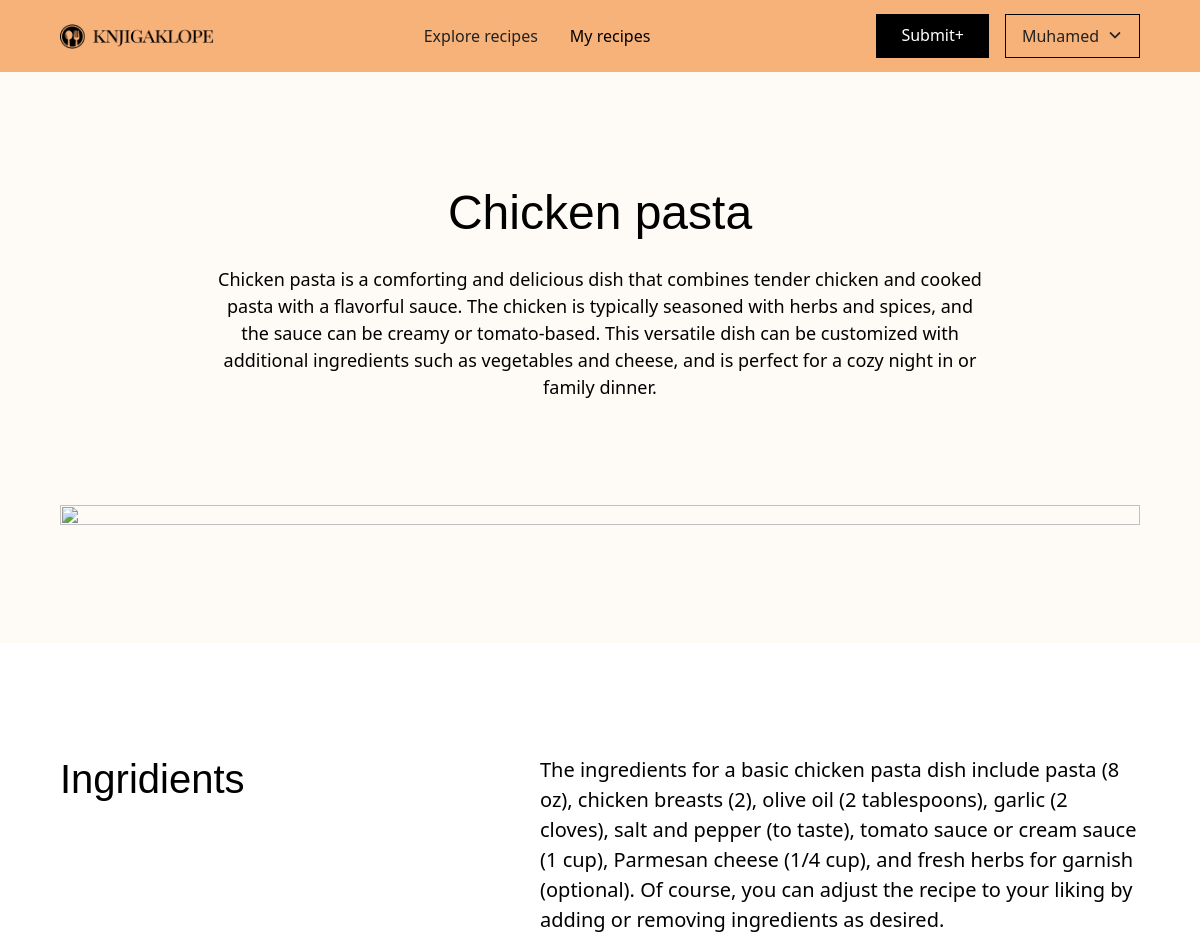
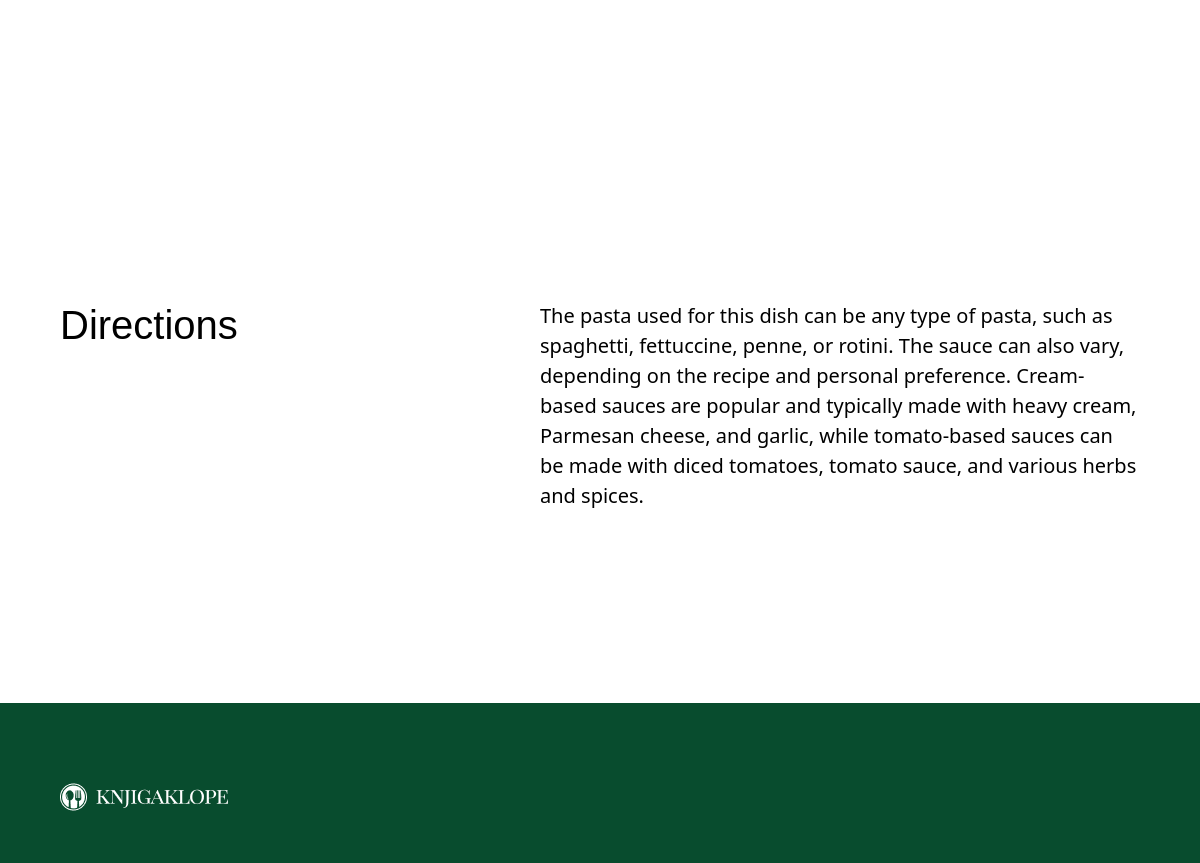
Page /myrec/0 (signed in) on the committed database (2 pictures, top to bottom).
### tables this page shows
CREATE TABLE users (
id INTEGER PRIMARY KEY AUTOINCREMENT NOT NULL,
firstname TEXT NOT NULL,
email TEXT NOT NULL,
hash TEXT NOT NULL
);

CREATE TABLE recipes (
id INTEGER PRIMARY KEY AUTOINCREMENT,
name TEXT,
image TEXT,
description TEXT,
ingridients TEXT,
instructions TEXT,
user_id INTEGER
);

### app.py (the view)
@app.route("/myrec/<int:num>")
@login_required
def myrec(num):
    user_id = int(session["user_id"])
    id = int(num) + 1
    myrec = db.execute("SELECT * FROM recipes WHERE id=? AND user_id=?", id, user_id)
    recipe = myrec[0]["name"]
    picture = myrec[0]["image"]
    description = myrec[0]["description"]
    ingridients = myrec[0]["ingridients"]
    instructions = myrec[0]["instructions"]
    name = db.execute("SELECT firstname FROM users WHERE id=?", user_id)
    return render_template("myrec.html", num=num, recipe = recipe, picture = picture, description = description, ingridents = ingridients, instructions=instructions, name=name[0]['firstname'])

### app.py (called while the page is built)
@app.after_request
def after_request(response):
    response.headers["Cache-Control"] = "no-cache, no-store, must-revalidate"
    response.headers["Expires"] = 0
    response.headers["Pragma"] = "no-cache"
    return response

### recipe.py (called while the page is built)
def login_required(f):
    @wraps(f)
    def decorated_function(*args, **kwargs):
        if session.get("user_id") is None:
            return redirect("/login")
        return f(*args, **kwargs)
    return decorated_function

### templates/myrec.html (shortened to what this page needs)
<!DOCTYPE html>
<html data-wf-page="641a32849b825844f6f56f45" data-wf-site="641a2dbdc4b110532f828ffa">
<head>
  <link rel="stylesheet" type="text/css" href="{{ url_for('static', filename='webflow.css') }}">
  <link rel="stylesheet" type="text/css" href="{{ url_for('static', filename='normalize.css') }}">
  <link rel="stylesheet" type="text/css" href="{{ url_for('static', filename='knjigaklope-food-recipes-for-you.webflow.css') }}">
</head>
<body>
  <div class="page-wrapper">
    <main class="main-wrapper">
      <div data-animation="default" class="navbar_component background-color-orange300 w-nav" data-easing2="ease" fs-scrolldisable-element="smart-nav" data-easing="ease" data-collapse="medium" data-w-id="dc037bfa-9358-5681-df61-be839983f810" role="banner" data-duration="400">
        <div class="navbar_container">
          <a href="/mydash" class="navbar_logo-link w-nav-brand"><img src="{{ url_for('static', filename='logodark.png') }}" loading="lazy" alt="" class="navbar_logo"></a>
          <nav role="navigation" id="w-node-dc037bfa-9358-5681-df61-be839983f814-f6f56f45" class="navbar_menu is-page-height-tablet w-nav-menu">
            <a href="/mydash" class="navbar_link w-nav-link">Explore recipes</a>
            <a href="/myrecipes" aria-current="page" class="navbar_link w-nav-link w--current">My recipes</a>
          </nav>
          <div id="w-node-dc037bfa-9358-5681-df61-be839983f81b-f6f56f45" class="navbar_button-wrapper">
            <a href="/submit" class="button is-navbar-button w-button">Submit+</a>
            <div data-hover="false" data-delay="200" data-w-id="dc037bfa-9358-5681-df61-be839983f81e" class="dropdown_component w-dropdown">
              <div class="dropdown_toggle w-dropdown-toggle">
                <div class="dropdown_dropdown-icon w-embed"></div>
                <div>{{ name }}</div>
              </div>
            </div>
          </div>
        </div>
      </div>
      <header class="section_portfolio-header-recipe background-color-orange25">
        <div class="padding-global">
          <div class="container-large">
            <div class="padding-section-large">
              <div class="portfolio-header-recipe_component">
                <div class="margin-bottom margin-xxlarge">
                  <div class="text-align-center">
                    <div class="max-width-large">
                      <div class="margin-bottom margin-small">
                        <h1 id="recipe-name" class="heading-style-h2">{{ recipe }}</h1>
                      </div>
                      <div id="recipe-description" class="text-size-medium">{{ description }}</div>
                    </div>
                  </div>
                </div>
                <div class="portfolio-header-recipe_image-wrapper"><img src="{{ picture }}" loading="lazy" id="recipe-image" alt="" class="portfolio-header-recipe_image"></div>
              </div>
            </div>
          </div>
        </div>
      </header>
      <section class="section_content">
        <div class="padding-global">
          <div class="container-large">
            <div class="padding-section-large">
              <div class="w-layout-grid content_component">
                <h2 class="heading-style-h3">Ingridients</h2>
                <div id="w-node-e048e854-5280-58ee-aa4f-bdfa473b8864-f6f56f45" class="content_content-right">
                  <div class="margin-bottom margin-xxlarge">
                    <p id="recipe-ingridients" class="text-size-large">{{ ingridents }}</p>
                  </div>
                </div>
              </div>
            </div>
          </div>
        </div>
      </section>
      <section class="section_content">
        <div class="padding-global">
          <div class="container-large">
            <div class="padding-section-large">
              <div class="w-layout-grid content_component">
                <h2 class="heading-style-h3">Directions</h2>
                <div id="w-node-_8fc87152-e14d-42f8-f457-4b9998b5db9d-f6f56f45" class="content_content-right">
                  <div class="margin-bottom margin-xxlarge">
                    <p id="recipe-ingridients" class="text-size-large">{{ instructions }}</p>
                  </div>
                </div>
              </div>
            </div>
          </div>
        </div>
      </section>
      <div class="footer_component background-color-black background-color-green900">
        <div class="padding-global">
          <div class="container-large">
            <div class="padding-vertical padding-xxlarge">
              <div class="padding-bottom">
                <a href="/mydash" id="w-node-_7cf1e188-2292-7d73-4b71-04550161a79b-f6f56f45" class="footer_logo-link w-nav-brand"><img src="{{ url_for('static', filename='logolight.png') }}" loading="lazy" alt=""></a>
              </div>
            </div>
          </div>
        </div>
      </div>
    </main>
  </div>
</body>
</html>

### static/webflow.css (style rules this page uses)
* { -webkit-box-sizing: border-box; -moz-box-sizing: border-box; box-sizing: border-box; }
html { height: 100%; }
body { margin: 0; min-height: 100%; background-color: #fff; font-family: Arial, sans-serif; font-size: 14px; line-height: 20px; color: #333; }
img { max-width: 100%; vertical-align: middle; display: inline-block; }
.w-button { display: inline-block; padding: 9px 15px; background-color: #3898EC; color: white; border: 0; line-height: inherit; text-decoration: none; cursor: pointer; border-radius: 0; }
h1, h2, h3, h4, h5, h6 { font-weight: bold; margin-bottom: 10px; }
h1 { font-size: 38px; line-height: 44px; margin-top: 20px; }
h2 { font-size: 32px; line-height: 36px; margin-top: 20px; }
p { margin-top: 0; margin-bottom: 10px; }
.w-embed:before, .w-embed:after { content: " "; display: table; grid-column-start: 1; grid-row-start: 1; grid-column-end: 2; grid-row-end: 2; }
.w-embed:after { clear: both; }
.w-dropdown { display: inline-block; position: relative; text-align: left; margin-left: auto; margin-right: auto; z-index: 900; }
.w-dropdown-btn, .w-dropdown-toggle, .w-dropdown-link { position: relative; vertical-align: top; text-decoration: none; color: #222222; padding: 20px; text-align: left; margin-left: auto; margin-right: auto; white-space: nowrap; }
.w-dropdown-toggle { -webkit-user-select: none; -moz-user-select: none; -ms-user-select: none; user-select: none; display: inline-block; cursor: pointer; padding-right: 40px; }
.w-nav { position: relative; background: #dddddd; z-index: 1000; }
.w-nav:before, .w-nav:after { content: " "; display: table; grid-column-start: 1; grid-row-start: 1; grid-column-end: 2; grid-row-end: 2; }
.w-nav:after { clear: both; }
.w-nav-brand { position: relative; float: left; text-decoration: none; color: #333333; }
.w-nav-link { position: relative; display: inline-block; vertical-align: top; text-decoration: none; color: #222222; padding: 20px; text-align: left; margin-left: auto; margin-right: auto; }
.w-nav-link.w--current { color: #0082f3; }
.w-nav-menu { position: relative; float: right; }

### templates/myrec.html (style rules this page uses)
* { -webkit-font-smoothing: antialiased; -moz-osx-font-smoothing: grayscale; }
.container-medium, .container-small, .container-large { margin-right: auto !important; margin-left: auto !important; }
.w-input, .w-select, a { color: inherit; text-decoration: inherit; font-size: inherit; }
.margin-bottom { margin-top: 0rem !important; margin-right: 0rem !important; margin-left: 0rem !important; }
.padding-bottom { padding-top: 0rem !important; padding-right: 0rem !important; padding-left: 0rem !important; }
.padding-vertical { padding-right: 0rem !important; padding-left: 0rem !important; }

### rows in the picture
users: firstname "Muhamed"
recipes: name "Chicken pasta", description "Chicken pasta is a comforting and delicious dish that combines tender chicken and cooked pasta with a flavorful sauce. The chicken is typically seasoned with herbs and spices, and the sauce can be creamy or tomato-based. This versatile dish can be customized with additional ingredients such as vegetables and cheese, and is perfect for a cozy night in or family dinner.", ingridients "The ingredients for a basic chicken pasta dish include pasta (8 oz), chicken breasts (2), olive oil (2 tablespoons), garlic (2 cloves), salt and pepper (to taste), tomato sauce or cream sauce (1 cup), Parmesan cheese (1/4 cup), and fresh herbs for garnish (optional). Of course, you can adjust the recipe to your liking by adding or removing ingredients as desired.", instructions "The pasta used for this dish can be any type of pasta, such as spaghetti, fettuccine, penne, or rotini. The sauce can also vary, depending on the recipe and personal preference. Cream-based sauces are popular and typically made with heavy cream, Parmesan cheese, and garlic, while tomato-based sauces can be made with diced tomatoes, tomato sauce, and various herbs and spices."
